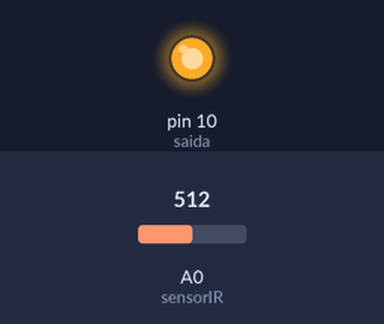
A sketch run on a simulated Arduino Uno, built with avr-gcc and run on an emulated ATmega328P. On the bench: output pins drawn as LEDs (lit = HIGH). Inputs (shaded band) come from the test bench; at power-on: A0 (sensorIR) = 512.

Above: at 1.2 s.
1.3 s: A0 (sensorIR) set to 579
2.8 s: A0 (sensorIR) set to 606
At 3.6 s:
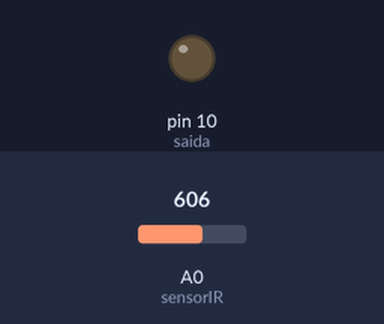
4.3 s: A0 (sensorIR) set to 511
At 5.0 s:
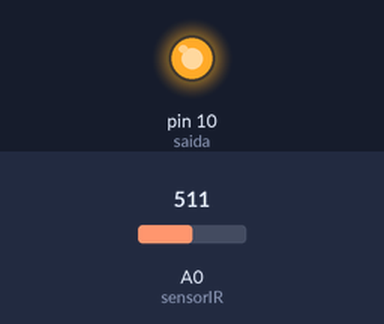
5.8 s: A0 (sensorIR) set to 716
At 6.4 s:
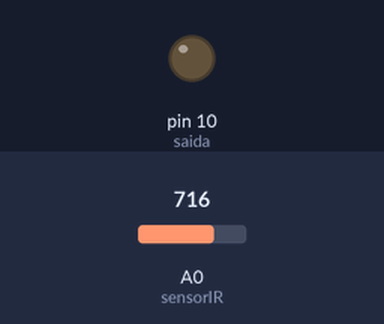
Timing chart, 0 to 8.3 s (numbered marks = the images above; inputs shaded):
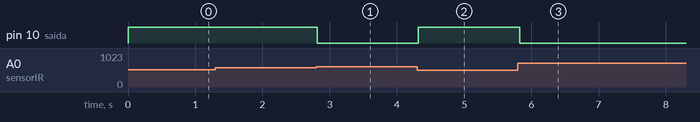

Measured:
- the behaviour switches between 597 and 598 on A0 (sensorIR) (found by bisection; images 0 and 1)
- after the input at 1.3 s, every drawn part: stays the same
- after the input at 2.8 s, pin 10 (saida): HIGH → LOW at once
- after the input at 4.3 s, pin 10 (saida): LOW → HIGH at once
- after the input at 5.8 s, pin 10 (saida): HIGH → LOW at once

The sketch:

SensorInfravermelho.ino
```cpp
#define sensorIR 0    //Declaração do Pino analógico em que será feita a leitura do sensor
#define saida 10       //Pino onde será escrito o booleano (Se há, ou não, um objeto ou adversário na frente do robô)
float sensorValue, cm;    //Must be of type float for pow()

void setup() {
  Serial.begin(9600);
  pinMode(saida, OUTPUT); //Definindo o pino para escrita
}

void loop() {
  if(encontrarObstaculoIR()){ //executa função principal que retorna boleano
    digitalWrite(saida, HIGH); //caso o boleano retorne true, será feita uma escrita na porta
  }
  else{
    //Serial.println("nada");
    digitalWrite(saida, LOW); //caso contrario a porta estará sem sinal (LOW)
  }
  delay(100);
}

boolean encontrarObstaculoIR(){
  sensorValue = analogRead(sensorIR);
  //inches = 4192.936 * pow(sensorValue,-0.935) - 3.937;
  cm = 10650.08 * pow(sensorValue,-0.935) - 7; //Função definida por http://arduinomega.blogspot.com.br/2011/05/infrared-long-range-sensor-gift-of.html e adaptada para nosso caso
  if(cm>=20.0 && cm<=150.0){ // Caso o retorno em cm seja entre 20m e 150cm então é retornado um booleano true
  //Serial.print("cm: ");
  //Serial.println(cm);
  return true;
  }
  //Serial.println("nada");
  return false; //caso não tenha retorno o if anterior, então retorna um false
}
```
